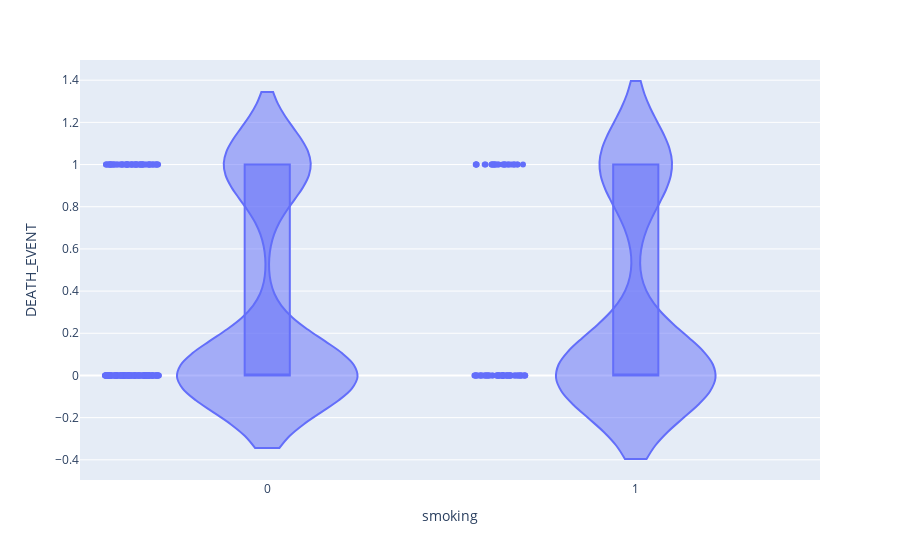

The code cell stored with this chart in its notebook:
### Code cell
fig = px.violin(data, y="DEATH_EVENT", x="smoking", box=True, points="all", hover_data=data.columns)
fig.show()

### Figure 1 — Plotly figure (JSON) as saved in the notebook; plotly's stock layout.template omitted (floating-point values rounded to 4 significant figures; data arrays with more than 128 entries replaced by an {"elided": "..."} marker saying what was removed)
{"data": [{"alignmentgroup": "True", "box": {"visible": true}, "customdata": {"elided": "299x11 float values"}, "hovertemplate": "smoking=%{x}<br>DEATH_EVENT=%{y}<br>age=%{customdata[0]}<br>anaemia=%{customdata[1]}<br>creatinine_phosphokinase=%{customdata[2]}<br>diabetes=%{customdata[3]}<br>ejection_fraction=%{customdata[4]}<br>high_blood_pressure=%{customdata[5]}<br>platelets=%{customdata[6]}<br>serum_creatinine=%{customdata[7]}<br>serum_sodium=%{customdata[8]}<br>sex=%{customdata[9]}<br>time=%{customdata[10]}<extra></extra>", "legendgroup": "", "marker": {"color": "#636efa"}, "name": "", "offsetgroup": "", "orientation": "v", "points": "all", "scalegroup": "True", "showlegend": false, "type": "violin", "x": {"elided": "299 int values"}, "x0": " ", "xaxis": "x", "y": {"elided": "299 int values"}, "y0": " ", "yaxis": "y"}], "layout": {"legend": {"tracegroupgap": 0}, "margin": {"t": 60}, "violinmode": "group", "xaxis": {"anchor": "y", "domain": [0, 1], "title": {"text": "smoking"}}, "yaxis": {"anchor": "x", "domain": [0, 1], "title": {"text": "DEATH_EVENT"}}}}
